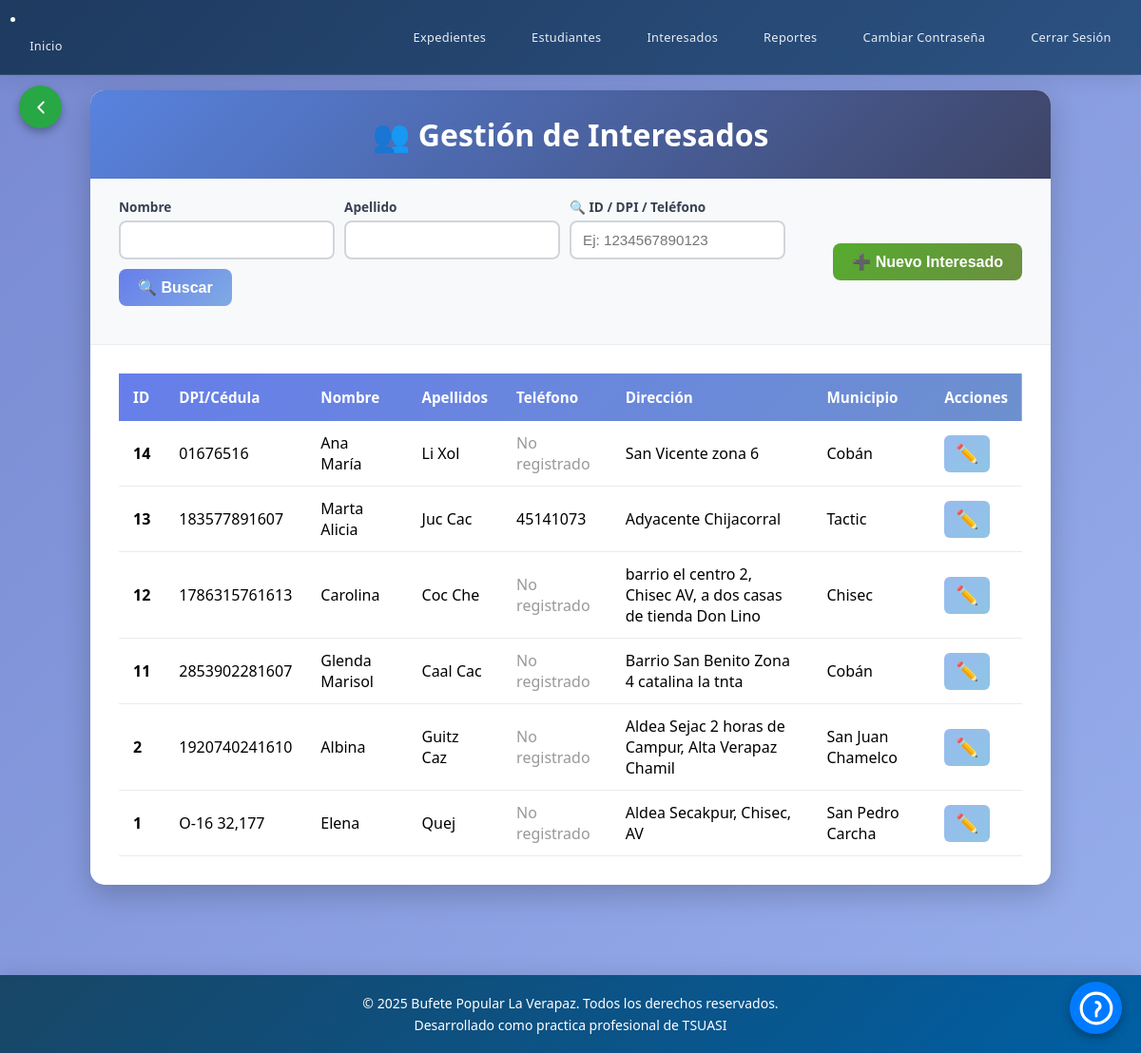
The app's page /app/interesados/index.php (signed in) with its own data.
### tables this page shows
CREATE TABLE `interesados` (
  `id_interesado` int(11) NOT NULL AUTO_INCREMENT,
  `dpi_interesado` varchar(20) DEFAULT NULL,
  `nombre` varchar(50) NOT NULL,
  `apellido` varchar(50) NOT NULL,
  `telefono` varchar(15) DEFAULT NULL,
  `direccion_exacta` varchar(255) DEFAULT NULL,
  `id_lugar` int(11) NOT NULL,
  PRIMARY KEY (`id_interesado`),
  UNIQUE KEY `idx_dpi_interesado_unique` (`dpi_interesado`),
  KEY `id_lugar` (`id_lugar`),
  CONSTRAINT `interesados_ibfk_1` FOREIGN KEY (`id_lugar`) REFERENCES `lugares` (`id_lugar`)
);

CREATE TABLE `lugares` (
  `id_lugar` int(11) NOT NULL AUTO_INCREMENT,
  `municipio` varchar(30) NOT NULL,
  PRIMARY KEY (`id_lugar`)
);

### app/interesados/index.php (the view, shortened to what this page needs)
<?php
include('../conexion.php');
$buscar_nombre = isset($_GET['buscar_nombre']) ? trim($_GET['buscar_nombre']) : '';
$buscar_apellido = isset($_GET['buscar_apellido']) ? trim($_GET['buscar_apellido']) : '';
$buscar_documento = isset($_GET['buscar_documento']) ? trim($_GET['buscar_documento']) : '';
$registros_por_pagina = 8;
$pagina_actual = isset($_GET['pagina']) && is_numeric($_GET['pagina']) && (int)$_GET['pagina'] > 0
    ? (int)$_GET['pagina'] : 1;
$where = '';
$offset = ($pagina_actual - 1) * $registros_por_pagina;
$sql = "
    SELECT i.id_interesado, i.dpi_interesado, i.nombre, i.apellido, i.telefono,
           i.direccion_exacta, l.municipio, l.id_lugar
    FROM interesados i
    INNER JOIN lugares l ON i.id_lugar = l.id_lugar
    {$where}
    ORDER BY i.id_interesado DESC
    LIMIT :limit OFFSET :offset
";
$stmt = $conn->prepare($sql);
$stmt->bindValue(':limit', $registros_por_pagina, PDO::PARAM_INT);
$stmt->bindValue(':offset', $offset, PDO::PARAM_INT);
$stmt->execute();
$interesados = $stmt->fetchAll(PDO::FETCH_ASSOC);
$hay_busqueda = !empty($buscar_nombre) || !empty($buscar_apellido) || !empty($buscar_documento);
?>
<!DOCTYPE html>
<html lang="es">
<head>
    <link rel="stylesheet" href="../css/style.css">
    <link rel="stylesheet" href="styleI.css">
</head>
<body>
<?php include('../navbar.php'); ?>
<?php include('../boton_ayuda.php'); ?>
<?php include('../boton_volver.php'); ?>
<main class="main-content">
    <div class="container">
        <div class="card">
            <div class="card-header">
                <h1>👥 Gestión de Interesados</h1>
            </div>
            <div class="action-bar">
                <form method="GET" action="" class="search-form-advanced">
                    <div class="search-group">
                        <label for="buscar_nombre">Nombre</label>
                        <input type="text"
                            id="buscar_nombre"
                            name="buscar_nombre"
                            value="<?= htmlspecialchars($buscar_nombre) ?>">
                    </div>
                    <div class="search-group">
                        <label for="buscar_apellido">Apellido</label>
                        <input type="text"
                            id="buscar_apellido"
                            name="buscar_apellido"
                            value="<?= htmlspecialchars($buscar_apellido) ?>">
                    </div>
                    <div class="search-group">
                        <label for="buscar_documento">🔍 ID / DPI / Teléfono</label>
                        <input type="text"
                            id="buscar_documento"
                            name="buscar_documento"
                            placeholder="Ej: 1234567890123"
                            value="<?= htmlspecialchars($buscar_documento) ?>">
                    </div>
                    <div class="search-buttons">
                        <button type="submit" class="btn btn-primary" title="Buscar interesados">
                            🔍 Buscar
                        </button>
                    </div>
                </form>
                <button onclick="abrirModalCrear()" class="btn btn-success">
                    ➕ Nuevo Interesado
                </button>
            </div>
            <div class="table-responsive">
                <table class="table">
                    <thead>
                        <tr>
                            <th>ID</th>
                            <th>DPI/Cédula</th>
                            <th>Nombre</th>
                            <th>Apellidos</th>
                            <th>Teléfono</th>
                            <th>Dirección</th>
                            <th>Municipio</th>
                            <th>Acciones</th>
                        </tr>
                    </thead>
                    <tbody>
                        <?php if (empty($interesados)): ?>
                            <tr>
                                <td colspan="8" class="text-center">
                                    <?php if ($hay_busqueda): ?>
                                        ❌ No se encontraron interesados con los criterios de búsqueda especificados
                                    <?php else: ?>
                                        📋 No hay interesados registrados
                                    <?php endif; ?>
                                </td>
                            </tr>
                        <?php else: ?>
                            <?php foreach($interesados as $int): ?>
                                <tr>
                                    <td><strong><?= htmlspecialchars($int['id_interesado']) ?></strong></td>
                                    <td>
                                        <?= $int['dpi_interesado']
                                            ? htmlspecialchars($int['dpi_interesado'])
                                            : '<span style="color:#999;">No registrado</span>' ?>
                                    </td>
                                    <td><?= htmlspecialchars($int['nombre']) ?></td>
                                    <td><?= htmlspecialchars($int['apellido']) ?></td>
                                    <td>
                                        <?= $int['telefono']
                                            ? htmlspecialchars($int['telefono'])
                                            : '<span style="color:#999;">No registrado</span>' ?>
                                    </td>
                                    <td><?= htmlspecialchars($int['direccion_exacta']) ?></td>
                                    <td><?= htmlspecialchars($int['municipio']) ?></td>
                                    <td>
                                        <div class="btn-group">
                                            <?php if (in_array($_SESSION['rol'], ['Directora', 'Secretaria'])): ?>
                                                <button onclick="abrirModalEditar(
                                                    <?= $int['id_interesado'] ?>,
                                                    '<?= htmlspecialchars($int['dpi_interesado'] ?? '', ENT_QUOTES) ?>',
                                                    '<?= htmlspecialchars($int['nombre'], ENT_QUOTES) ?>',
                                                    '<?= htmlspecialchars($int['apellido'], ENT_QUOTES) ?>',
                                                    '<?= htmlspecialchars($int['telefono'] ?? '', ENT_QUOTES) ?>',
                                                    '<?= htmlspecialchars($int['direccion_exacta'], ENT_QUOTES) ?>',
                                                    <?= $int['id_lugar'] ?>
                                                )" class="btn-icon btn-edit" title="Editar interesado">
                                                    ✏️
                                                </button>
                                            <?php else: ?>
                                                <span class="btn-icon btn-disabled" title="Sin permisos">🔒</span>
                                            <?php endif; ?>
                                        </div>
                                    </td>
                                </tr>
                            <?php endforeach; ?>
                        <?php endif; ?>
                    </tbody>
                </table>
            </div>
        </div>
    </div>
</main>
<?php include('../footer.php'); ?>
</body>
</html>

### app/css/style.css (style rules this page uses)
* { box-sizing: border-box;margin: 0;padding: 0; }
main { flex: 1 0 auto;display: flex;flex-direction: column;padding: 20px; }

### app/interesados/styleI.css (style rules this page uses)
* { box-sizing: border-box;margin: 0;padding: 0; }
body { font-family: 'Segoe UI', Tahoma, Geneva, Verdana, sans-serif; background: linear-gradient(135deg, #7889d1 0%, #97aeec 100%); min-height: 100vh; display: flex; flex-direction: column; }
.main-content { flex: 1; padding: 95px; max-width: 1500px; width: 100%; margin: 0 auto; }
.container { width: 100%; }
.card { background: white; border-radius: 15px; box-shadow: 0 10px 30px rgba(0, 0, 0, 0.2); overflow: hidden; }
.card-header { background: linear-gradient(135deg, #5883df 0%, #3e4466 100%); color: white; padding: 25px 30px; text-align: center; }
.card-header h1 { margin: 0; font-size: 2rem; font-weight: 600; }
.action-bar { display: flex; justify-content: space-between; align-items: center; padding: 20px 30px; gap: 15px; flex-wrap: wrap; background: #f8f9fa; border-bottom: 1px solid #e9ecef; }
.btn { padding: 10px 20px; border: none; border-radius: 8px; font-size: 1rem; font-weight: 600; cursor: pointer; transition: all 0.3s ease; text-decoration: none; display: inline-block; text-align: center; }
.btn-primary { background: linear-gradient(135deg, #667eea 0%, #80abe4 100%); color: white; }
.btn-success { background: linear-gradient(135deg, #56ab2f 0%, #6b8f40 100%); color: white; }
.btn-group { display: flex; gap: 8px; }
.btn-icon { padding: 8px 12px; border: none; border-radius: 6px; font-size: 1.2rem; cursor: pointer; transition: all 0.3s ease; background: #f8f9fa; }
.btn-edit { background: linear-gradient(135deg, #98bbee 0%, #8ec5e5 100%); }
.table-responsive { padding: 30px; overflow-x: auto; }
.table { width: 100%; border-collapse: collapse; }
.table thead { background: linear-gradient(135deg, #667eea 0%, #6d90cf 100%); color: white; }
.table th { padding: 15px; text-align: left; font-weight: 600; font-size: 0.95rem; }
.table td { padding: 12px 15px; border-bottom: 1px solid #e9ecef; vertical-align: middle; }
.table tbody tr { transition: background-color 0.3s; }
@media (max-width: 1200px) { .search-form-advanced { grid-template-columns: 1fr 1fr; } }
@media (max-width: 1200px) { .search-buttons { grid-column: 1 / -1; } }
.search-form-advanced { display: grid; grid-template-columns: 1fr 1fr 1fr auto auto; gap: 10px; align-items: end; margin-bottom: 20px; }
.search-group { display: flex; flex-direction: column; gap: 5px; }
.search-group label { font-size: 0.85rem; font-weight: 600; color: #374151; }
.search-group input { padding: 10px 12px; border: 2px solid #D1D5DB; border-radius: 8px; font-size: 0.95rem; transition: all 0.3s; }
.search-buttons { display: flex; gap: 8px; }

### records on screen
interesados: id_interesado "14", dpi_interesado "01676516", nombre "Ana María", apellido "Li Xol", shows "No registrado", direccion_exacta "San Vicente zona 6", id_lugar.municipio "Cobán"
interesados: id_interesado "13", dpi_interesado "183577891607", nombre "Marta Alicia", apellido "Juc Cac", telefono "45141073", direccion_exacta "Adyacente Chijacorral", id_lugar.municipio "Tactic"
interesados: id_interesado "12", dpi_interesado "1786315761613", nombre "Carolina", apellido "Coc Che", shows "No registrado", direccion_exacta "barrio el centro 2, Chisec AV, a dos casas de tienda Don Lino", id_lugar.municipio "Chisec"
interesados: id_interesado "11", dpi_interesado "2853902281607", nombre "Glenda Marisol", apellido "Caal Cac", shows "No registrado", direccion_exacta "Barrio San Benito Zona 4 catalina la tnta", id_lugar.municipio "Cobán"
interesados: id_interesado "2", dpi_interesado "1920740241610", nombre "Albina", apellido "Guitz Caz", shows "No registrado", direccion_exacta "Aldea Sejac 2 horas de Campur, Alta Verapaz Chamil", id_lugar.municipio "San Juan Chamelco"
interesados: id_interesado "1", dpi_interesado "O-16 32,177", nombre "Elena", apellido "Quej", shows "No registrado", direccion_exacta "Aldea Secakpur, Chisec, AV", id_lugar.municipio "San Pedro Carcha"
